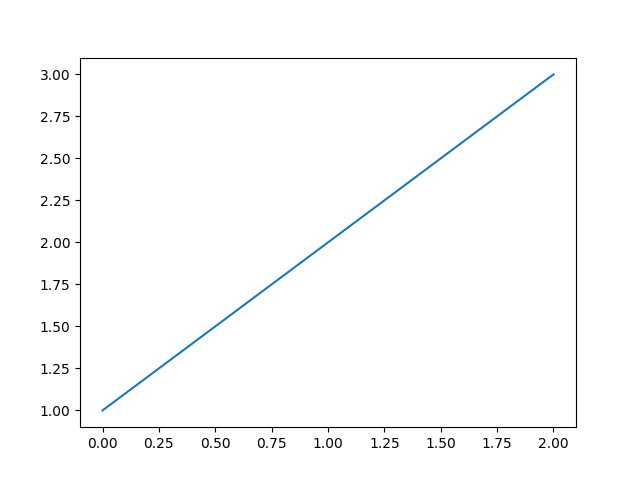

Write the Python code that produced this figure.
import matplotlib; matplotlib.use('Agg')
import matplotlib.pyplot as plt
plt.plot([1,2,3])
plt.savefig('test.png')
print("Успешно! Проверьте файл test.png")
